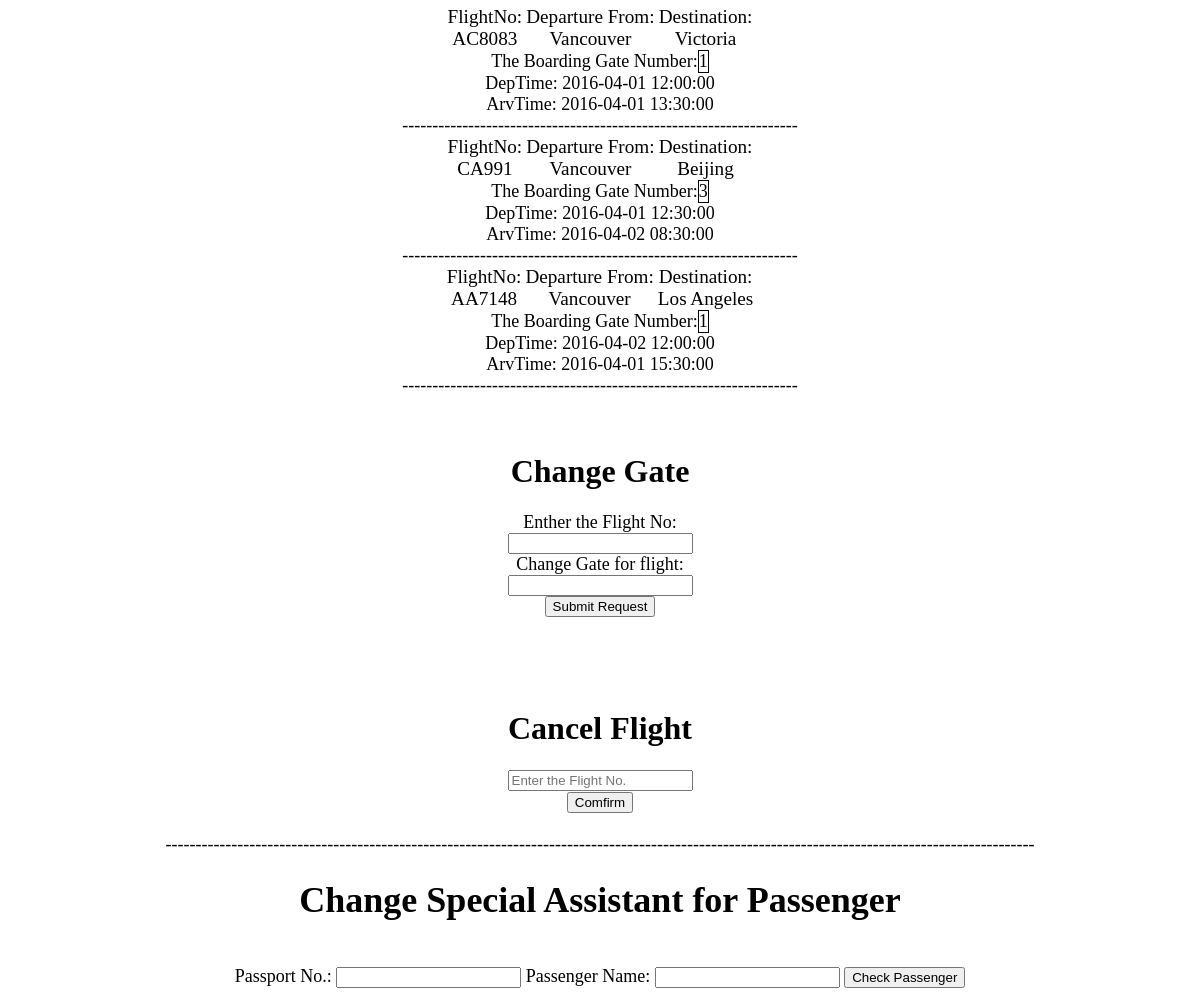
The app's page /admin.php (lower part), older data.
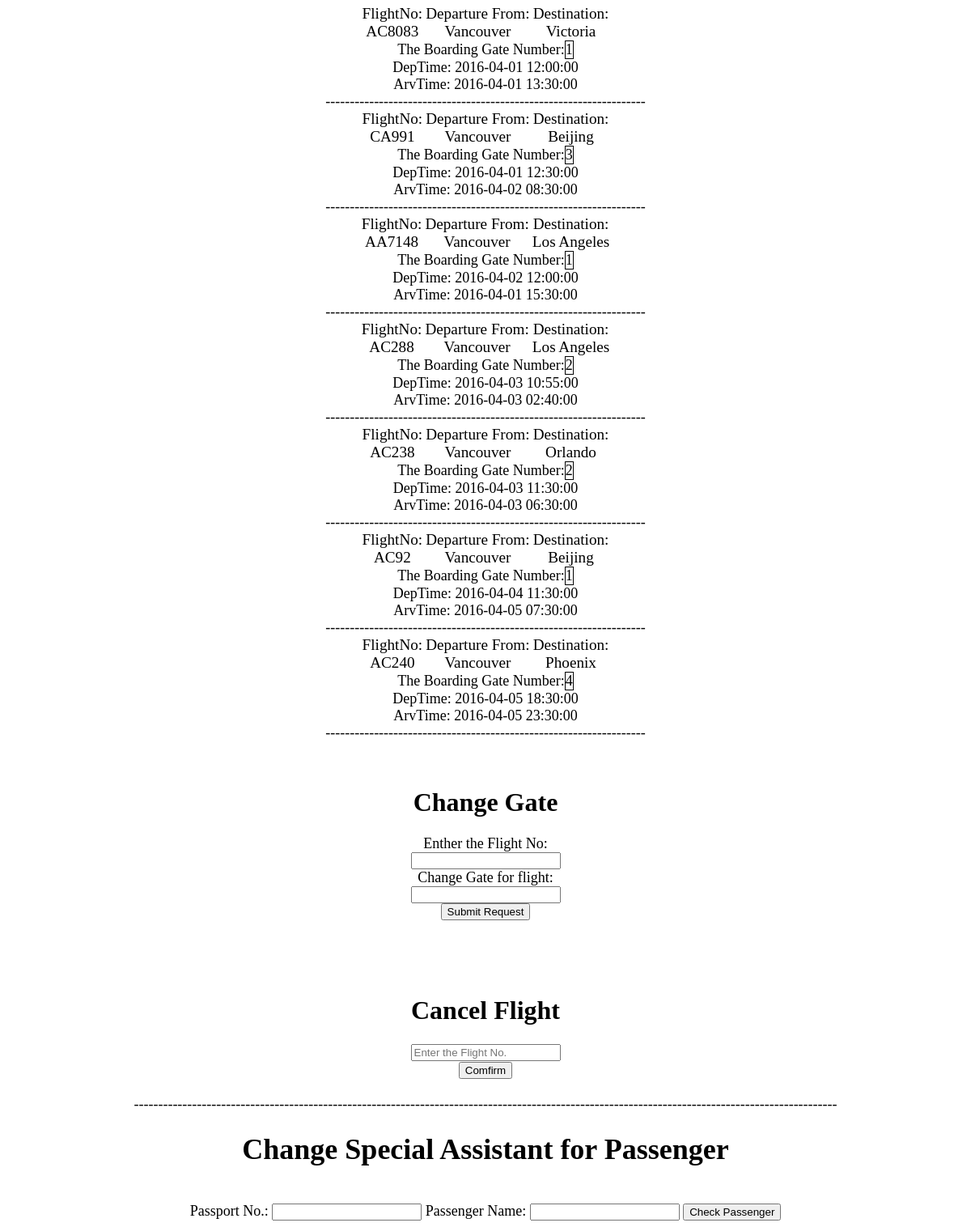
The same page, newer data.
### tables this page shows
create table stops_at (flightNo varchar(30) not null,
    gateNo int not null
);

create table flights (flightNo varchar(30) not null,
	departureLoc varchar(20) not null,
	destination varchar(20) not null,
	departureTime DATETIME not null,
	arrivalTime DATETIME not null,
	PRIMARY KEY (flightNo)
);

### admin.php (the view, shortened to what this page needs)
<?php
$servername = "localhost";
$conn = new mysqli($servername, "cs304", "cs304", "project304");
?>
<!DOCTYPE HTML>
<html>
<center><body style="background:url('http://www.pulsarwallpapers.com/data/media/3/Alien%20Ink%202560X1600%20Abstract%20Background.jpg') ">
	<br>
	<?php
	$q1="SELECT * FROM flights f, stops_at s WHERE f.flightNo = s. flightNo ORDER BY departureTime";
	$r1 = $conn->query($q1);
	while($row = $r1->fetch_assoc()){
		printf("<div style='border:1px; display:inline-block; font-size:larger'>FlightNo:<br> %s</div>
			<div style='border:1px; display:inline-block; font-size:larger'>Departure From:<br> %s</div>
			<div style='border:1px; display:inline-block; font-size:larger'>Destination:<br> %s</div>
			<div style = 'font-size:large'>The Boarding Gate Number:<div style='border:1px solid black; display:inline-block;'> %d</div></div>",$row["flightNo"],$row["departureLoc"],$row["destination"],$row["gateNo"]);
		$deptime = new DateTime($row["departureTime"]);
		$arvtime = new DateTime($row["arrivalTime"]);
		printf("<div style = 'font-size:large'>DepTime: ");
		printf($deptime->format("Y-m-d H:i:s"));
		printf("</div>");
		printf("<div style = 'font-size:large'>ArvTime: ");
		printf($arvtime->format("Y-m-d H:i:s"));
		printf("<br>");
		printf("------------------------------------------------------------------");
		printf("</div>");
	}
	?>
	<br>
	<br>
	<h1>Change Gate</h1>
	<form action="<?php echo htmlspecialchars($_SERVER['PHP_SELF']);?>" method="post">
		<lable for="flight"><div style = 'font-size:large'>Enther the Flight No: </lable></div>
		<input type="text" id="flight" name="flight"><br />
		<lable for="gate"><div style = 'font-size:large'>Change Gate for flight: </lable></div>
		<input type="text" id="gate" name="gate"><br />
		<input type="submit" value="Submit Request"><br />
	</form>
	<br>
	<br>
	<br>
	<br>
	<h1>Cancel Flight</h1>
	<form action="<?php echo htmlspecialchars($_SERVER['PHP_SELF']);?>" method="post">
		<lable for="cf"><div style = 'font-size:large'> </lable>
		<input type="text" id="cflight" name="cflight" placeholder="Enter the Flight No."><br/>
		<input type="submit" value="Comfirm"><br />
	</form>
	<br>
	-------------------------------------------------------------------------------------------------------------------------------------------------
	<br>
	<h1>Change Special Assistant for Passenger</h1>
		<br>
	<form action="<?php echo htmlspecialchars($_SERVER['PHP_SELF']);?>" method="post">
		<div>
			<lable for="passport">Passport No.: </lable>
			<input name="passport" id="passport" type="text">
			<lable for="pname">Passenger Name: </lable>
			<input name="pname" id="pname" type="text">
			<input type="submit" value="Check Passenger">
		</div>
	</form>

Row changes from the older to the newer data that the page shows:
added stops_at: flightNo "AC288", flightNo.departureLoc "Vancouver", flightNo.destination "Los Angeles", gateNo "2", value "2016-04-03 10:55:00 2016-04-03 02:40:00"
added stops_at: flightNo "AC238", flightNo.departureLoc "Vancouver", flightNo.destination "Orlando", gateNo "2", value "2016-04-03 11:30:00 2016-04-03 06:30:00"
added stops_at: flightNo "AC92", flightNo.departureLoc "Vancouver", flightNo.destination "Beijing", gateNo "1", value "2016-04-04 11:30:00 2016-04-05 07:30:00"
added stops_at: flightNo "AC240", flightNo.departureLoc "Vancouver", flightNo.destination "Phoenix", gateNo "4", value "2016-04-05 18:30:00 2016-04-05 23:30:00"
